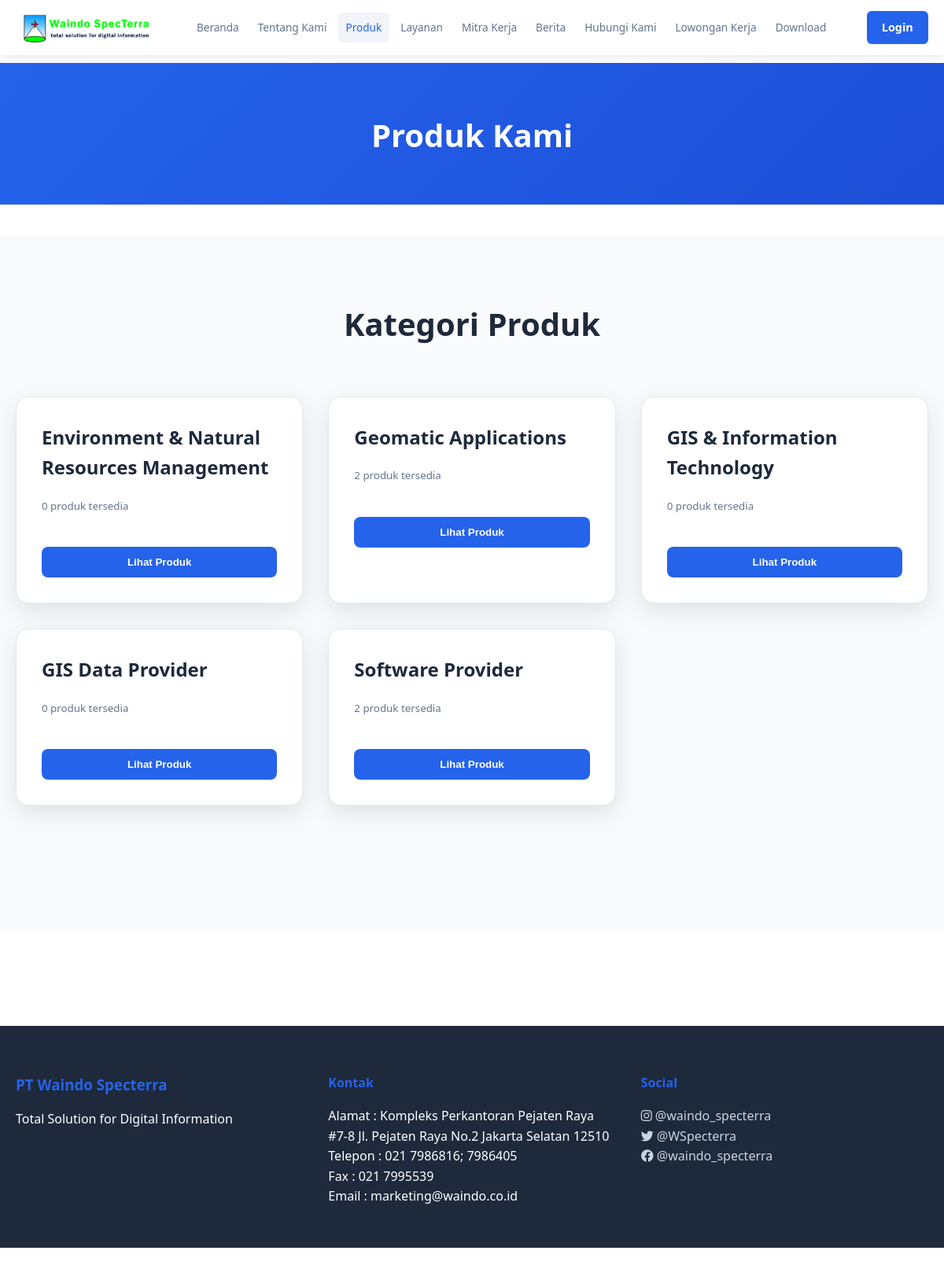
Page /produk.php on the earlier database version.
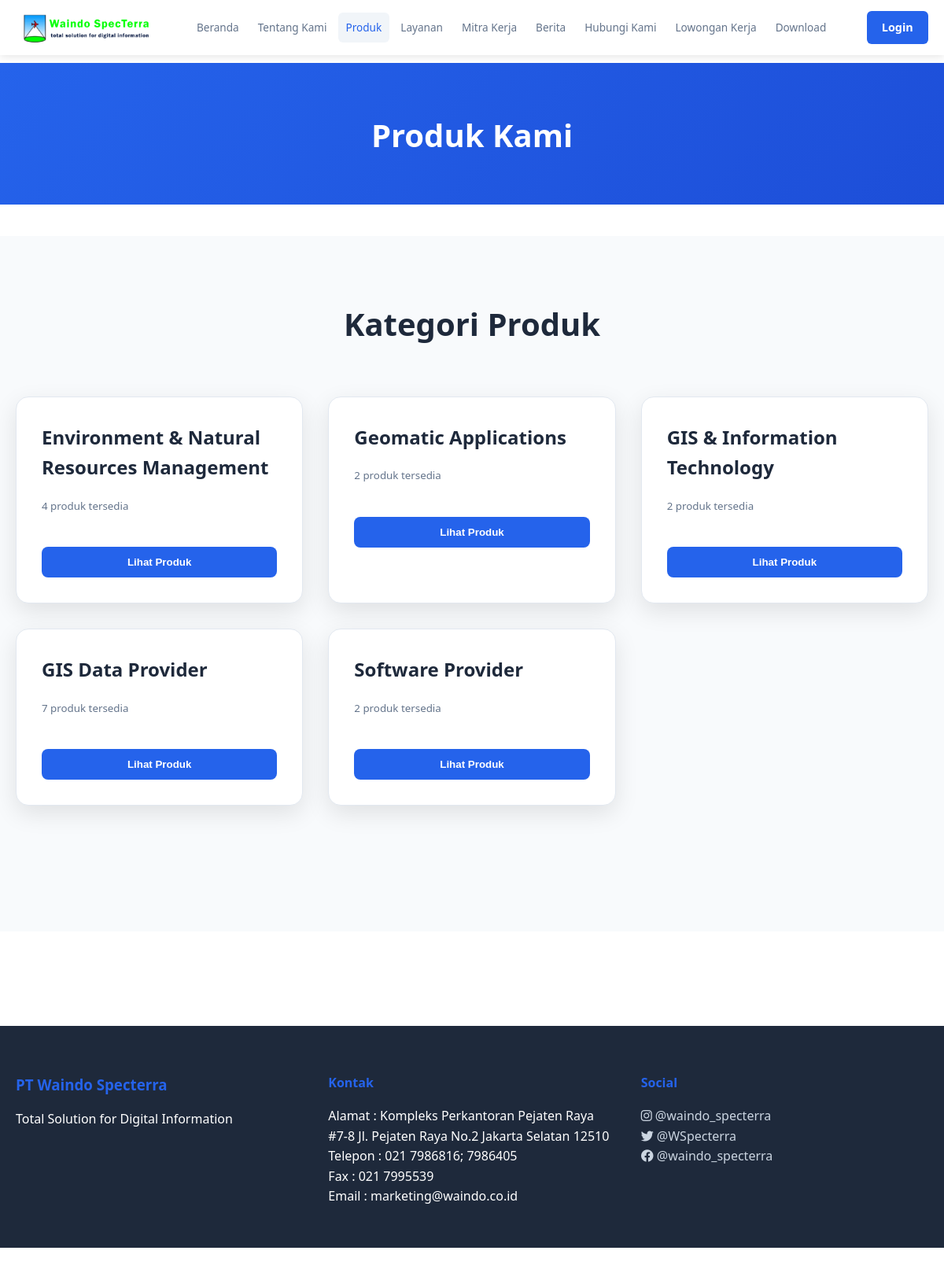
Same page on the later database version.
### tables this page shows
CREATE TABLE `product_categories` (
  `category_id` int NOT NULL,
  `category_key` varchar(50) NOT NULL,
  `category_name` varchar(100) NOT NULL,
  `category_description` text,
  `created_at` timestamp NULL DEFAULT CURRENT_TIMESTAMP,
  `updated_at` timestamp NULL DEFAULT CURRENT_TIMESTAMP ON UPDATE CURRENT_TIMESTAMP
);

### produk.php (the view, shortened to what this page needs)
<?php
require_once 'connect/koneksi.php';
$categories_query = "
    SELECT
        pc.*,
        COUNT(p.product_id) as product_count
    FROM product_categories pc
    LEFT JOIN products p ON pc.category_id = p.category_id AND p.status = 'active'
    GROUP BY pc.category_id
    ORDER BY pc.category_name
";
$categories_result = mysqli_query($conn, $categories_query);
?>
<!DOCTYPE html>
<html lang="id">
<head>
    <link rel="stylesheet" href="assets/css/common.css">
    <link rel="stylesheet" href="assets/css/navbar.css">
    <link rel="stylesheet" href="assets/css/pages.css">
    <link rel="stylesheet" href="assets/css/produk.css">
    <link rel="stylesheet" href="https://cdnjs.cloudflare.com/ajax/libs/font-awesome/6.0.0/css/all.min.css">
</head>
<body class="produk-page">
    <?php include 'includes/navbar.php'; ?>
    <div class="page-container">
        <header class="page-header">
            <div class="container">
                <h1 class="fade-in-up">Produk Kami</h1>
            </div>
        </header>
        <main class="page-content">
            <section class="products-section">
                <div class="container">
                    <div class="products-intro fade-in-up">
                        <h2>Kategori Produk</h2>
                    </div>
                    <div class="product-categories">
                        <?php while ($category = mysqli_fetch_assoc($categories_result)): ?>
                            <div class="category-card fade-in-up">
                                <h3><?php echo htmlspecialchars($category['category_name']); ?></h3>
                                <p><small><?php echo $category['product_count']; ?> produk tersedia</small></p>
                                <button class="category-btn" data-category="<?php echo $category['category_key']; ?>">Lihat Produk</button>
                            </div>
                        <?php endwhile; ?>
                    </div>
                </div>
            </section>
        </main>
    </div>
    <footer class="footer">
        <div class="container">
            <div class="footer-content">
                <div class="footer-section">
                    <h3>PT Waindo Specterra</h3>
                    <p>Total Solution for Digital Information</p>
                </div>
                <div class="footer-section">
                    <h4>Kontak</h4>
                    <p>Alamat : Kompleks Perkantoran Pejaten Raya #7-8 Jl. Pejaten Raya No.2 Jakarta Selatan 12510</p>
                    <p>Telepon : 021 7986816; 7986405</p>
                    <p>Fax : 021 7995539</p>
                    <p>Email : marketing@waindo.co.id</p>
                </div>
                <div class="footer-section">
                    <h4>Social</h4>
                    <p><a href="https://www.instagram.com/waindo_specterra?igshid=fysfd3j6l41n"><i class="fa-brands fa-instagram"></i> @waindo_specterra</a></p>
                    <p><a href="https://x.com/WSpecterra?s=08"><i class="fa-brands fa-twitter"></i> @WSpecterra</a></p>
                    <p><a href="https://www.instagram.com/waindo_specterra?igshid=fysfd3j6l41n"><i class="fa-brands fa-facebook"></i> @waindo_specterra</a></p>
                </div>
            </div>
        </div>
    </footer>
</body>
</html>

### includes/navbar.php (shortened to what this page needs)
<nav class="navbar">
    <div class="nav-container">
        <div class="nav-logo">
            <a href="index.php"><img src="assets/logo.png" alt="PT Waindo Specterra"></a>
        </div>
        <ul class="nav-menu" id="navMenu">
            <li><a href="index.php" <?php echo (basename($_SERVER['PHP_SELF']) == 'index.php') ? 'class="active"' : ''; ?>>Beranda</a></li>
            <li><a href="tentang-kami.php" <?php echo (basename($_SERVER['PHP_SELF']) == 'tentang-kami.php') ? 'class="active"' : ''; ?>>Tentang Kami</a></li>
            <li>
                <a href="produk.php"
                    <?php echo (basename($_SERVER['PHP_SELF']) == 'produk.php'
                        || strpos(basename($_SERVER['PHP_SELF']), 'produk-detail') !== false)
                        ? 'class="active"' : ''; ?>>
                    Produk
                </a>
            </li>
            <li><a href="layanan.php" <?php echo (basename($_SERVER['PHP_SELF']) == 'layanan.php') ? 'class="active"' : ''; ?>>Layanan</a></li>
            <li><a href="mitra-kerja.php" <?php echo (basename($_SERVER['PHP_SELF']) == 'mitra-kerja.php') ? 'class="active"' : ''; ?>>Mitra Kerja</a></li>
            <li>
                <a href="berita.php"
                    <?php echo (basename($_SERVER['PHP_SELF']) == 'berita.php'
                        || strpos(basename($_SERVER['PHP_SELF']), 'kegiatan-detail') !== false
                        || strpos(basename($_SERVER['PHP_SELF']), 'galeri') !== false)
                        ? 'class="active"' : ''; ?>>
                    Berita
                </a>
            </li>
            <li><a href="hubungi-kami.php" <?php echo (basename($_SERVER['PHP_SELF']) == 'hubungi-kami.php') ? 'class="active"' : ''; ?>>Hubungi Kami</a></li>
            <li>
                <a href="bergabung.php"
                    <?php echo (basename($_SERVER['PHP_SELF']) == 'bergabung.php'
                        || strpos(basename($_SERVER['PHP_SELF']), 'detail-lowongan') !== false)
                        ? 'class="active"' : ''; ?>>
                    Lowongan Kerja
                </a>
            </li>
            <li><a href="https://docs.google.com/forms/d/e/1FAIpQLSfvFEpx0w4Ypo9YcRmKH5IX3SI7kgk8DJGbKjUUuOAoC17IZQ/viewform" target="_blank">Download</a></li>
        </ul>
        <div class="nav-auth">
            <?php if (isset($_SESSION['user_id'])): ?>
                <div class="user-dropdown">
                    <button type="button" class="user-dropdown-btn">
                        <i class="fas fa-user"></i>
                        <?php echo htmlspecialchars($_SESSION['full_name'] ?: $_SESSION['username']); ?>
                        <i class="fas fa-chevron-down"></i>
                    </button>
                    <div class="user-dropdown-content">
                        <a href="<?php
                                    switch ($_SESSION['role']) {
                                        case 'admin':
                                            echo 'admin/dashboard.php';
                                            break;
                                        case 'pelamar':
                                            echo 'pelamar/dashboard.php';
                                            break;
                                        case 'hrd':
                                            echo 'hrd/dashboard.php';
                                            break;
                                        case 'konten':
                                            echo 'konten/dashboard.php';
                                            break;
                                        default:
                                            echo 'index.php';
                                    }
                                    ?>">
                            <i class="fas fa-tachometer-alt"></i> Dashboard
                        </a>
                        <a href="logout.php">
                            <i class="fas fa-sign-out-alt"></i> Logout
                        </a>
                    </div>
                </div>
            <?php else: ?>
                <a href="login.php" class="login-btn <?php echo (basename($_SERVER['PHP_SELF']) == 'login.php') ? 'active' : ''; ?>">Login</a>
            <?php endif; ?>
        </div>
    </div>
</nav>

### assets/css/common.css (style rules this page uses)
* { margin: 0; padding: 0; box-sizing: border-box; }
body { font-family: "Segoe UI", Tahoma, Geneva, Verdana, sans-serif; line-height: 1.6; color: #333; background-color: #ffffff; padding-top: 70px; }
.container { max-width: 1200px; margin: 0 auto; padding: 0 20px; }
.page-header { background: linear-gradient(135deg, #2563eb 0%, #1d4ed8 100%); color: white; padding: 120px 0 80px; text-align: center; }
.page-header h1 { font-size: 3rem; font-weight: 700; margin-bottom: 1rem; }
.footer { background: #1e293b; color: white; padding: 60px 0 20px; margin-top: 80px; }
.footer-content { display: grid; grid-template-columns: repeat(auto-fit, minmax(250px, 1fr)); gap: 2rem; margin-bottom: 2rem; }
.footer-section h3, .footer-section h4 { margin-bottom: 1rem; color: #2563eb; }
.footer-section a { color: #cbd5e1; text-decoration: none; transition: color 0.3s ease; }
.fade-in-up { animation: fadeInUp 0.6s ease-out; }

### assets/css/navbar.css (style rules this page uses)
body { margin-top: -60px; }
.navbar { background: #ffffff; box-shadow: 0 2px 10px rgba(0, 0, 0, 0.1); position: fixed; top: 0; left: 0; right: 0; width: 100%; height: 70px; z-index: 1000; }
.nav-container { display: flex; justify-content: space-between; align-items: center; max-width: 1200px; width: 100%; padding: 0 20px; margin: 0 auto; height: 100%; position: relative; }
.nav-logo { flex-shrink: 0; z-index: 1002; }
.nav-logo img { max-height: 45px; width: auto; display: block; }
.nav-menu { display: flex; align-items: center; list-style: none; gap: 0.5rem; flex: 1; justify-content: center; margin: 0 2rem; }
.nav-menu li { margin: 0; padding: 0; }
.nav-menu a { text-decoration: none; color: #64748b; font-weight: 500; transition: all 0.3s ease; padding: 0.6rem 0.8rem; border-radius: 6px; white-space: nowrap; font-size: 0.9rem; display: block; }
.nav-menu a:hover, .nav-menu a.active { color: #2563eb; background: #f1f5f9; }
.nav-auth { flex-shrink: 0; z-index: 1002; }
.login-btn { background: #2563eb; color: #fff !important; padding: 0.6rem 1.2rem; border-radius: 6px; transition: all 0.3s ease; font-weight: 600; white-space: nowrap; display: inline-block; text-align: center; font-size: 0.9rem; text-decoration: none; }
@media (max-width: 1200px) { .nav-menu { gap: 0.3rem; margin: 0 1.5rem; } }
@media (max-width: 1200px) { .nav-menu a { padding: 0.5rem 0.6rem; font-size: 0.85rem; } }

### assets/css/pages.css (style rules this page uses)
.page-container { min-height: 100vh; padding-top: 70px; }
.page-header { background: linear-gradient(135deg, #2563eb 0%, #1d4ed8 100%); color: white; padding: 60px 0 40px; text-align: center; }
.page-header h1 { font-size: 2.5rem; font-weight: 700; margin-bottom: 1rem; }
.page-content { padding: 40px 0; }
.container { max-width: 1200px; margin: 0 auto; padding: 0 20px; }

### assets/css/produk.css (style rules this page uses)
.products-section { padding: 80px 0; background: #f8fafc; }
.products-intro { text-align: center; margin-bottom: 60px; }
.products-intro h2 { font-size: 2.5rem; color: #1e293b; margin-bottom: 1rem; }
.product-categories { display: grid; grid-template-columns: repeat(auto-fit, minmax(350px, 1fr)); gap: 2rem; margin-bottom: 80px; }
.category-card { background: white; border-radius: 16px; padding: 2rem; box-shadow: 0 10px 30px rgba(0, 0, 0, 0.1); transition: all 0.3s ease; border: 1px solid #e2e8f0; }
.category-card h3 { font-size: 1.5rem; color: #1e293b; margin-bottom: 1rem; }
.category-card p { color: #64748b; margin-bottom: 1.5rem; }
.category-btn { background: #2563eb; color: white; padding: 0.75rem 1.5rem; border: none; border-radius: 8px; font-weight: 600; cursor: pointer; transition: all 0.3s ease; width: 100%; margin-top: 1rem; }
.fade-in-up { animation: fadeInUp 0.6s ease-out; }

Differences in the rows shown:
changed product_categories "Environment & Natural Resources Management": product_count "0" → "4"
changed product_categories "GIS & Information Technology": product_count "0" → "2"
changed product_categories "GIS Data Provider": product_count "0" → "7"
